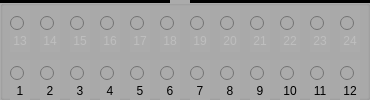
  <widget class="QGroupBox" name="groupBox_2">
   <property name="geometry">
    <rect>
     <x>562</x>
     <y>260</y>
     <width>370</width>
     <height>100</height>
    </rect>
   </property>
   <property name="styleSheet">
    <string notr="true">background-color: rgb(171, 171, 171);</string>
   </property>
   <property name="title">
    <string/>
   </property>
   <widget class="QRadioButton" name="rbtConecEsquerdo_13">
    <property name="enabled">
     <bool>false</bool>
    </property>
    <property name="geometry">
     <rect>
      <x>10</x>
      <y>10</y>
      <width>20</width>
      <height>27</height>
     </rect>
    </property>
    <property name="text">
     <string/>
    </property>
   </widget>
   <widget class="QRadioButton" name="rbtConecEsquerdo_14">
    <property name="enabled">
     <bool>false</bool>
    </property>
    <property name="geometry">
     <rect>
      <x>40</x>
      <y>10</y>
      <width>20</width>
      <height>27</height>
     </rect>
    </property>
    <property name="text">
     <string/>
    </property>
   </widget>
   <widget class="QRadioButton" name="rbtConecEsquerdo_15">
    <property name="enabled">
     <bool>false</bool>
    </property>
    <property name="geometry">
     <rect>
      <x>70</x>
      <y>10</y>
      <width>20</width>
      <height>27</height>
     </rect>
    </property>
    <property name="text">
     <string/>
    </property>
   </widget>
   <widget class="QRadioButton" name="rbtConecEsquerdo_16">
    <property name="enabled">
     <bool>false</bool>
    </property>
    <property name="geometry">
     <rect>
      <x>100</x>
      <y>10</y>
      <width>20</width>
      <height>27</height>
     </rect>
    </property>
    <property name="text">
     <string/>
    </property>
   </widget>
   <widget class="QRadioButton" name="rbtConecEsquerdo_6">
    <property name="geometry">
     <rect>
      <x>160</x>
      <y>60</y>
      <width>20</width>
      <height>27</height>
     </rect>
    </property>
    <property name="text">
     <string/>
    </property>
   </widget>
   <widget class="QRadioButton" name="rbtConecEsquerdo_2">
    <property name="geometry">
     <rect>
      <x>40</x>
      <y>60</y>
      <width>20</width>
      <height>27</height>
     </rect>
    </property>
    <property name="text">
     <string/>
    </property>
   </widget>
   <widget class="QRadioButton" name="rbtConecEsquerdo_4">
    <property name="geometry">
     <rect>
      <x>100</x>
      <y>60</y>
      <width>20</width>
      <height>27</height>
     </rect>
    </property>
    <property name="text">
     <string/>
    </property>
   </widget>
   <widget class="QRadioButton" name="rbtConecEsquerdo_3">
    <property name="geometry">
     <rect>
      <x>70</x>
      <y>60</y>
      <width>20</width>
      <height>27</height>
     </rect>
    </property>
    <property name="text">
     <string/>
    </property>
   </widget>
   <widget class="QRadioButton" name="rbtConecEsquerdo_7">
    <property name="geometry">
     <rect>
      <x>190</x>
      <y>60</y>
      <width>20</width>
      <height>27</height>
     </rect>
    </property>
    <property name="text">
     <string/>
    </property>
   </widget>
   <widget class="QRadioButton" name="rbtConecEsquerdo_8">
    <property name="geometry">
     <rect>
      <x>220</x>
      <y>60</y>
      <width>20</width>
      <height>27</height>
     </rect>
    </property>
    <property name="text">
     <string/>
    </property>
   </widget>
   <widget class="QRadioButton" name="rbtConecEsquerdo_1">
    <property name="geometry">
     <rect>
      <x>10</x>
      <y>60</y>
      <width>20</width>
      <height>27</height>
     </rect>
    </property>
    <property name="text">
     <string/>
    </property>
    <property name="checkable">
     <bool>true</bool>
    </property>
    <property name="checked">
     <bool>false</bool>
    </property>
    <property name="autoRepeat">
     <bool>true</bool>
    </property>
    <property name="autoExclusive">
     <bool>true</bool>
    </property>
   </widget>
   <widget class="QRadioButton" name="rbtConecEsquerdo_5">
    <property name="geometry">
     <rect>
      <x>130</x>
      <y>60</y>
      <width>20</width>
      <height>27</height>
     </rect>
    </property>
    <property name="text">
     <string/>
    </property>
   </widget>
   <widget class="QLabel" name="label_43">
    <property name="enabled">
     <bool>false</bool>
    </property>
    <property name="geometry">
     <rect>
      <x>10</x>
      <y>30</y>
      <width>20</width>
      <height>22</height>
     </rect>
    </property>
    <property name="text">
     <string>&lt;html&gt;&lt;head/&gt;&lt;body&gt;&lt;p align=&quot;center&quot;&gt;13&lt;/p&gt;&lt;/body&gt;&lt;/html&gt;</string>
    </property>
   </widget>
   <widget class="QLabel" name="label_44">
    <property name="enabled">
     <bool>false</bool>
    </property>
    <property name="geometry">
     <rect>
      <x>40</x>
      <y>30</y>
      <width>20</width>
      <height>22</height>
     </rect>
    </property>
    <property name="text">
     <string>&lt;html&gt;&lt;head/&gt;&lt;body&gt;&lt;p align=&quot;center&quot;&gt;14&lt;/p&gt;&lt;/body&gt;&lt;/html&gt;</string>
    </property>
   </widget>
   <widget class="QLabel" name="label_45">
    <property name="enabled">
     <bool>false</bool>
    </property>
    <property name="geometry">
     <rect>
      <x>70</x>
      <y>30</y>
      <width>20</width>
      <height>22</height>
     </rect>
    </property>
    <property name="text">
     <string>&lt;html&gt;&lt;head/&gt;&lt;body&gt;&lt;p align=&quot;center&quot;&gt;15&lt;/p&gt;&lt;/body&gt;&lt;/html&gt;</string>
    </property>
   </widget>
   <widget class="QLabel" name="label_46">
    <property name="enabled">
     <bool>false</bool>
    </property>
    <property name="geometry">
     <rect>
      <x>100</x>
      <y>30</y>
      <width>20</width>
      <height>22</height>
     </rect>
    </property>
    <property name="text">
     <string>&lt;html&gt;&lt;head/&gt;&lt;body&gt;&lt;p align=&quot;center&quot;&gt;16&lt;/p&gt;&lt;/body&gt;&lt;/html&gt;</string>
    </property>
   </widget>
   <widget class="QLabel" name="label_47">
    <property name="geometry">
     <rect>
      <x>160</x>
      <y>80</y>
      <width>20</width>
      <height>22</height>
     </rect>
    </property>
    <property name="text">
     <string>&lt;html&gt;&lt;head/&gt;&lt;body&gt;&lt;p align=&quot;center&quot;&gt;6&lt;/p&gt;&lt;/body&gt;&lt;/html&gt;</string>
    </property>
   </widget>
   <widget class="QLabel" name="label_48">
    <property name="geometry">
     <rect>
      <x>40</x>
      <y>80</y>
      <width>20</width>
      <height>22</height>
     </rect>
    </property>
    <property name="text">
     <string>&lt;html&gt;&lt;head/&gt;&lt;body&gt;&lt;p align=&quot;center&quot;&gt;2&lt;/p&gt;&lt;/body&gt;&lt;/html&gt;</string>
    </property>
   </widget>
   <widget class="QLabel" name="label_49">
    <property name="geometry">
     <rect>
      <x>220</x>
      <y>80</y>
      <width>20</width>
      <height>22</height>
     </rect>
    </property>
    <property name="text">
     <string>&lt;html&gt;&lt;head/&gt;&lt;body&gt;&lt;p align=&quot;center&quot;&gt;8&lt;/p&gt;&lt;/body&gt;&lt;/html&gt;</string>
    </property>
   </widget>
   <widget class="QLabel" name="label_50">
    <property name="geometry">
     <rect>
      <x>10</x>
      <y>80</y>
      <width>20</width>
      <height>22</height>
     </rect>
    </property>
    <property name="text">
     <string>&lt;html&gt;&lt;head/&gt;&lt;body&gt;&lt;p align=&quot;center&quot;&gt;1&lt;/p&gt;&lt;/body&gt;&lt;/html&gt;</string>
    </property>
   </widget>
   <widget class="QLabel" name="label_51">
    <property name="geometry">
     <rect>
      <x>190</x>
      <y>80</y>
      <width>20</width>
      <height>22</height>
     </rect>
    </property>
    <property name="text">
     <string>&lt;html&gt;&lt;head/&gt;&lt;body&gt;&lt;p align=&quot;center&quot;&gt;7&lt;/p&gt;&lt;/body&gt;&lt;/html&gt;</string>
    </property>
   </widget>
   <widget class="QLabel" name="label_52">
    <property name="geometry">
     <rect>
      <x>70</x>
      <y>80</y>
      <width>20</width>
      <height>22</height>
     </rect>
    </property>
    <property name="text">
     <string>&lt;html&gt;&lt;head/&gt;&lt;body&gt;&lt;p align=&quot;center&quot;&gt;3&lt;/p&gt;&lt;/body&gt;&lt;/html&gt;</string>
    </property>
   </widget>
   <widget class="QLabel" name="label_53">
    <property name="geometry">
     <rect>
      <x>100</x>
      <y>80</y>
      <width>20</width>
      <height>22</height>
     </rect>
    </property>
    <property name="text">
     <string>&lt;html&gt;&lt;head/&gt;&lt;body&gt;&lt;p align=&quot;center&quot;&gt;4&lt;/p&gt;&lt;/body&gt;&lt;/html&gt;</string>
    </property>
   </widget>
   <widget class="QLabel" name="label_54">
    <property name="geometry">
     <rect>
      <x>130</x>
      <y>80</y>
      <width>20</width>
      <height>22</height>
     </rect>
    </property>
    <property name="text">
     <string>&lt;html&gt;&lt;head/&gt;&lt;body&gt;&lt;p align=&quot;center&quot;&gt;5&lt;/p&gt;&lt;/body&gt;&lt;/html&gt;</string>
    </property>
   </widget>
   <widget class="Line" name="line">
    <property name="geometry">
     <rect>
      <x>0</x>
      <y>0</y>
      <width>170</width>
      <height>3</height>
     </rect>
    </property>
    <property name="styleSheet">
     <string notr="true">background-color: rgb(0, 0, 0);</string>
    </property>
    <property name="orientation">
     <enum>Qt::Horizontal</enum>
    </property>
   </widget>
   <widget class="Line" name="line_2">
    <property name="geometry">
     <rect>
      <x>190</x>
      <y>0</y>
      <width>180</width>
      <height>3</height>
     </rect>
    </property>
    <property name="styleSheet">
     <string notr="true">background-color: rgb(0, 0, 0);</string>
    </property>
    <property name="orientation">
     <enum>Qt::Horizontal</enum>
    </property>
   </widget>
   <widget class="QRadioButton" name="rbtConecEsquerdo_9">
    <property name="geometry">
     <rect>
      <x>250</x>
      <y>60</y>
      <width>20</width>
      <height>27</height>
     </rect>
    </property>
    <property name="text">
     <string/>
    </property>
   </widget>
   <widget class="QRadioButton" name="rbtConecEsquerdo_10">
    <property name="geometry">
     <rect>
      <x>280</x>
      <y>60</y>
      <width>20</width>
      <height>27</height>
     </rect>
    </property>
    <property name="text">
     <string/>
    </property>
   </widget>
   <widget class="QRadioButton" name="rbtConecEsquerdo_11">
    <property name="geometry">
     <rect>
      <x>310</x>
      <y>60</y>
      <width>20</width>
      <height>27</height>
     </rect>
    </property>
    <property name="text">
     <string/>
    </property>
   </widget>
   <widget class="QRadioButton" name="rbtConecEsquerdo_12">
    <property name="geometry">
     <rect>
      <x>340</x>
      <y>60</y>
      <width>20</width>
      <height>27</height>
     </rect>
    </property>
    <property name="text">
     <string/>
    </property>
   </widget>
   <widget class="QRadioButton" name="rbtConecEsquerdo_17">
    <property name="enabled">
     <bool>false</bool>
    </property>
    <property name="geometry">
     <rect>
      <x>130</x>
      <y>10</y>
      <width>20</width>
      <height>27</height>
     </rect>
    </property>
    <property name="text">
     <string/>
    </property>
   </widget>
   <widget class="QRadioButton" name="rbtConecEsquerdo_18">
    <property name="enabled">
     <bool>false</bool>
    </property>
    <property name="geometry">
     <rect>
      <x>160</x>
      <y>10</y>
      <width>20</width>
      <height>27</height>
     </rect>
    </property>
    <property name="text">
     <string/>
    </property>
   </widget>
   <widget class="QRadioButton" name="rbtConecEsquerdo_19">
    <property name="enabled">
     <bool>false</bool>
    </property>
    <property name="geometry">
     <rect>
      <x>190</x>
      <y>10</y>
      <width>20</width>
      <height>27</height>
     </rect>
    </property>
    <property name="text">
     <string/>
    </property>
   </widget>
   <widget class="QRadioButton" name="rbtConecEsquerdo_20">
    <property name="enabled">
     <bool>false</bool>
    </property>
    <property name="geometry">
     <rect>
      <x>220</x>
      <y>10</y>
      <width>20</width>
      <height>27</height>
     </rect>
    </property>
    <property name="text">
     <string/>
    </property>
   </widget>
   <widget class="QRadioButton" name="rbtConecEsquerdo_21">
    <property name="enabled">
     <bool>false</bool>
    </property>
    <property name="geometry">
     <rect>
      <x>250</x>
      <y>10</y>
      <width>20</width>
      <height>27</height>
     </rect>
    </property>
    <property name="text">
     <string/>
    </property>
   </widget>
   <widget class="QRadioButton" name="rbtConecEsquerdo_22">
    <property name="enabled">
     <bool>false</bool>
    </property>
    <property name="geometry">
     <rect>
      <x>280</x>
      <y>10</y>
      <width>20</width>
      <height>27</height>
     </rect>
    </property>
    <property name="text">
     <string/>
    </property>
   </widget>
   <widget class="QRadioButton" name="rbtConecEsquerdo_23">
    <property name="enabled">
     <bool>false</bool>
    </property>
    <property name="geometry">
     <rect>
      <x>310</x>
      <y>10</y>
      <width>20</width>
      <height>27</height>
     </rect>
    </property>
    <property name="text">
     <string/>
    </property>
   </widget>
   <widget class="QRadioButton" name="rbtConecEsquerdo_24">
    <property name="enabled">
     <bool>false</bool>
    </property>
    <property name="geometry">
     <rect>
      <x>340</x>
      <y>10</y>
      <width>20</width>
      <height>27</height>
     </rect>
    </property>
    <property name="text">
     <string/>
    </property>
   </widget>
   <widget class="QLabel" name="label_55">
    <property name="geometry">
     <rect>
      <x>250</x>
      <y>80</y>
      <width>20</width>
      <height>22</height>
     </rect>
    </property>
    <property name="text">
     <string>&lt;html&gt;&lt;head/&gt;&lt;body&gt;&lt;p align=&quot;center&quot;&gt;9&lt;/p&gt;&lt;/body&gt;&lt;/html&gt;</string>
    </property>
   </widget>
   <widget class="QLabel" name="label_56">
    <property name="geometry">
     <rect>
      <x>280</x>
      <y>80</y>
      <width>20</width>
      <height>22</height>
     </rect>
    </property>
    <property name="text">
     <string>&lt;html&gt;&lt;head/&gt;&lt;body&gt;&lt;p align=&quot;center&quot;&gt;10&lt;/p&gt;&lt;/body&gt;&lt;/html&gt;</string>
    </property>
   </widget>
   <widget class="QLabel" name="label_57">
    <property name="geometry">
     <rect>
      <x>310</x>
      <y>80</y>
      <width>20</width>
      <height>22</height>
     </rect>
    </property>
    <property name="text">
     <string>&lt;html&gt;&lt;head/&gt;&lt;body&gt;&lt;p align=&quot;center&quot;&gt;11&lt;/p&gt;&lt;/body&gt;&lt;/html&gt;</string>
    </property>
   </widget>
   <widget class="QLabel" name="label_58">
    <property name="geometry">
     <rect>
      <x>340</x>
      <y>80</y>
      <width>20</width>
      <height>22</height>
     </rect>
    </property>
    <property name="text">
     <string>&lt;html&gt;&lt;head/&gt;&lt;body&gt;&lt;p align=&quot;center&quot;&gt;12&lt;/p&gt;&lt;/body&gt;&lt;/html&gt;</string>
    </property>
   </widget>
   <widget class="QLabel" name="label_59">
    <property name="enabled">
     <bool>false</bool>
    </property>
    <property name="geometry">
     <rect>
      <x>190</x>
      <y>30</y>
      <width>20</width>
      <height>22</height>
     </rect>
    </property>
    <property name="text">
     <string>&lt;html&gt;&lt;head/&gt;&lt;body&gt;&lt;p align=&quot;center&quot;&gt;19&lt;/p&gt;&lt;/body&gt;&lt;/html&gt;</string>
    </property>
   </widget>
   <widget class="QLabel" name="label_60">
    <property name="enabled">
     <bool>false</bool>
    </property>
    <property name="geometry">
     <rect>
      <x>160</x>
      <y>30</y>
      <width>20</width>
      <height>22</height>
     </rect>
    </property>
    <property name="text">
     <string>&lt;html&gt;&lt;head/&gt;&lt;body&gt;&lt;p align=&quot;center&quot;&gt;18&lt;/p&gt;&lt;/body&gt;&lt;/html&gt;</string>
    </property>
   </widget>
   <widget class="QLabel" name="label_61">
    <property name="enabled">
     <bool>false</bool>
    </property>
    <property name="geometry">
     <rect>
      <x>220</x>
      <y>30</y>
      <width>20</width>
      <height>22</height>
     </rect>
    </property>
    <property name="text">
     <string>&lt;html&gt;&lt;head/&gt;&lt;body&gt;&lt;p align=&quot;center&quot;&gt;20&lt;/p&gt;&lt;/body&gt;&lt;/html&gt;</string>
    </property>
   </widget>
   <widget class="QLabel" name="label_62">
    <property name="enabled">
     <bool>false</bool>
    </property>
    <property name="geometry">
     <rect>
      <x>130</x>
      <y>30</y>
      <width>20</width>
      <height>22</height>
     </rect>
    </property>
    <property name="text">
     <string>&lt;html&gt;&lt;head/&gt;&lt;body&gt;&lt;p align=&quot;center&quot;&gt;17&lt;/p&gt;&lt;/body&gt;&lt;/html&gt;</string>
    </property>
   </widget>
   <widget class="QLabel" name="label_63">
    <property name="enabled">
     <bool>false</bool>
    </property>
    <property name="geometry">
     <rect>
      <x>310</x>
      <y>30</y>
      <width>20</width>
      <height>22</height>
     </rect>
    </property>
    <property name="text">
     <string>&lt;html&gt;&lt;head/&gt;&lt;body&gt;&lt;p align=&quot;center&quot;&gt;23&lt;/p&gt;&lt;/body&gt;&lt;/html&gt;</string>
    </property>
   </widget>
   <widget class="QLabel" name="label_64">
    <property name="enabled">
     <bool>false</bool>
    </property>
    <property name="geometry">
     <rect>
      <x>250</x>
      <y>30</y>
      <width>20</width>
      <height>22</height>
     </rect>
    </property>
    <property name="text">
     <string>&lt;html&gt;&lt;head/&gt;&lt;body&gt;&lt;p align=&quot;center&quot;&gt;21&lt;/p&gt;&lt;/body&gt;&lt;/html&gt;</string>
    </property>
   </widget>
   <widget class="QLabel" name="label_65">
    <property name="enabled">
     <bool>false</bool>
    </property>
    <property name="geometry">
     <rect>
      <x>280</x>
      <y>30</y>
      <width>20</width>
      <height>22</height>
     </rect>
    </property>
    <property name="text">
     <string>&lt;html&gt;&lt;head/&gt;&lt;body&gt;&lt;p align=&quot;center&quot;&gt;22&lt;/p&gt;&lt;/body&gt;&lt;/html&gt;</string>
    </property>
   </widget>
   <widget class="QLabel" name="label_66">
    <property name="enabled">
     <bool>false</bool>
    </property>
    <property name="geometry">
     <rect>
      <x>340</x>
      <y>30</y>
      <width>20</width>
      <height>22</height>
     </rect>
    </property>
    <property name="text">
     <string>&lt;html&gt;&lt;head/&gt;&lt;body&gt;&lt;p align=&quot;center&quot;&gt;24&lt;/p&gt;&lt;/body&gt;&lt;/html&gt;</string>
    </property>
   </widget>
  </widget>
